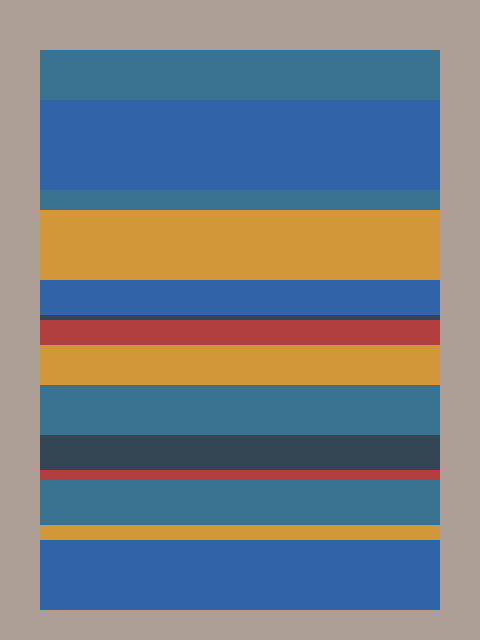
Frame 1 (no input)
Frame 2 (the mouse pressed at the canvas centre, redrawn once): identical to frame 1, image omitted

The p5.js sketch that drew this single still picture (run headless with seeded random() and noise() and a simulated clock; the mouse was pressed at the canvas centre and the sketch redrawn once):

// p5.js sketch
// ── sketch.js
function setup() {
  createCanvas(480,640);
  background(173, 159, 150);
  noLoop();
  noStroke();
}

function draw() {
  
  var rectX = 40;
  var rectY = 50;
  var rectW = 400;
  
  fill(58, 115, 145);
  rect(rectX, rectY, rectW, 540);
  
  fill(47, 100, 168);
  rect(rectX, rectY+50, rectW, 90);
  rect(rectX, rectY+230, rectW, 35);
  rect(rectX, rectY+490, rectW, 70);
  
  fill(209, 151, 56);
  rect(rectX, rectY+160, rectW, 70);
  rect(rectX, rectY+295, rectW, 40);
  rect(rectX, rectY+475, rectW, 15);
  
  fill(52, 70, 83);
  rect(rectX, rectY+265, rectW, 5);
  rect(rectX, rectY+385, rectW, 35);
  
  fill(178, 63, 63);
  rect(rectX, rectY+270, rectW, 25);
  rect(rectX, rectY+420, rectW, 10);

}
